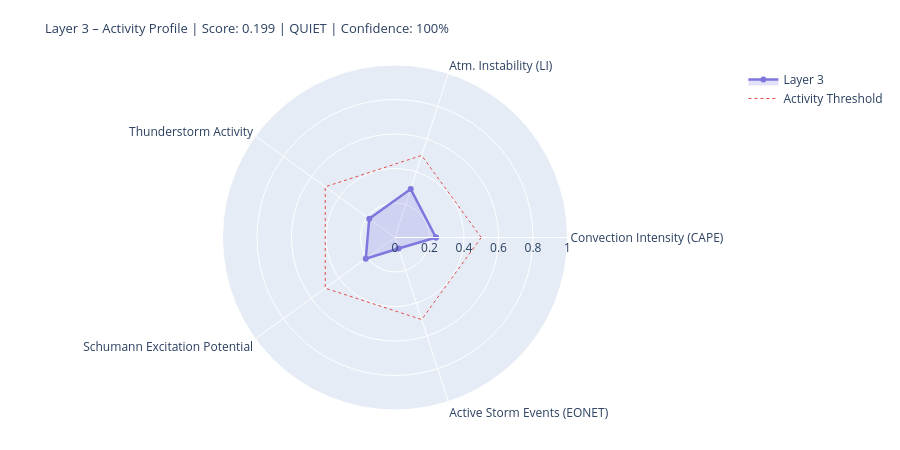

Notebook code for this chart:
### Markdown cell above
---
## 4. State Assessment & Handoff to Layer 4/5

### Code cell
# ============================================================
# LAYER-3-SCORE
# Five dynamic components
# ============================================================

def norm(v, lo, hi):
    if v is None or (isinstance(v, float) and math.isnan(v)): return None
    return round(max(0.0, min(1.0, (v - lo) / (hi - lo))), 4)

# --- 1) Convection intensity (global CAPE mean) ---
cape_mean = df_atm['cape'].dropna().mean() if not df_atm.empty else None
conv_score = norm(cape_mean, 0, 3000)
conv_src   = 'primary' if cape_mean is not None else 'missing'

# --- 2) Atmospheric instability (LI mean) ---
li_mean   = df_atm['li'].dropna().mean() if not df_atm.empty else None
# Negative LI = unstable → higher score
instab_score = norm(-li_mean if li_mean is not None else None, -6, 6)
instab_src   = 'primary' if li_mean is not None else 'missing'

# --- 3) Thunderstorm activity (mean thunder score + WMO count) ---
thunder_mean = df_atm['thunder_score'].mean() if not df_atm.empty else None
n_thunder    = int(df_atm['thunderstorm'].sum()) if not df_atm.empty else 0
thunder_score_val = norm(
    (thunder_mean or 0) * 0.7 + n_thunder * 0.1, 0, 1.0
) if thunder_mean is not None else None
thunder_src = 'primary'

# --- 4) Schumann excitation potential (weighted Schumann contribution) ---
schumann_pot = df_atm['schumann_contribution'].mean() if not df_atm.empty else None
# Boosted by Layer-2 thunderstorm trigger
if schumann_pot is not None and l2_thunder:
    schumann_pot = min(1.0, schumann_pot * 1.2)
schumann_score = norm(schumann_pot, 0, 1.0) if schumann_pot is not None else None
schumann_src   = 'derived'

# --- 5) Storm activity (NASA EONET) ---
# Distinction: None = data not loaded, 0.0 = loaded but no events
storm_score = None
storm_src   = 'missing'
if raw.get('storms') is not None:          # API reached successfully
    storm_score = norm(len(storm_events), 0, 30) if storm_events else 0.0
    storm_src   = 'primary'

# X-Ray and Kp: context only, not in dynamic score
# (X-Ray = Layer-0/4 driver; Kp = geomagnetic index, not a lightning proxy)
xray_context = None
if raw.get('xray'):
    df_xc = pd.DataFrame(raw['xray'])
    fc = next((c for c in df_xc.columns
               if any(k in c.lower() for k in ['flux','long']) and 'time' not in c.lower()),
              df_xc.columns[1])
    df_xc[fc] = pd.to_numeric(df_xc[fc], errors='coerce')
    xray_last = df_xc[fc].dropna().iloc[-1] if not df_xc[fc].dropna().empty else None
    if xray_last:
        xray_class = ('X' if xray_last>=1e-4 else 'M' if xray_last>=1e-5
                      else 'C' if xray_last>=1e-6 else 'B')
        xray_context = {'flux': float(xray_last), 'class': xray_class}
        print(f'X-Ray context: {xray_class}-class ({xray_last:.2e} W/m²)')

# --- Aggregate ---
COMPONENTS = {
    'Convection Intensity (CAPE)':  {'score': conv_score,       'source': conv_src,    'dynamic': True},
    'Atm. Instability (LI)':         {'score': instab_score,     'source': instab_src,  'dynamic': True},
    'Thunderstorm Activity':              {'score': thunder_score_val, 'source': thunder_src, 'dynamic': True},
    'Schumann Excitation Potential':   {'score': schumann_score,   'source': schumann_src,'dynamic': True},
    'Active Storm Events (EONET)': {'score': storm_score,      'source': storm_src,   'dynamic': True},
}

available   = {k: v['score'] for k, v in COMPONENTS.items() if v['score'] is not None}
unavailable = [k for k, v in COMPONENTS.items() if v['score'] is None]
layer3_score = round(sum(available.values()) / len(available), 4) if available else None
confidence   = round(len(available) / len(COMPONENTS), 2)
level = ('unknown' if layer3_score is None
         else 'quiet'   if layer3_score < 0.3
         else 'moderate' if layer3_score < 0.6
         else 'active')
dominant_l3 = max(available, key=available.get) if available else 'none'

# --- Ausgabe ---
W = 68
print('=' * W)
print('LAYER 3 – ATMOSPHERE / WEATHER / THUNDERSTORMS – STATE ASSESSMENT')
print('=' * W)
for name, comp in COMPONENTS.items():
    s = comp['score']
    if s is not None:
        bar = '█' * int(s * 20) + '░' * (20 - int(s * 20))
        print(f'  {name:<36} {bar}  {s:.3f}  [{comp["source"]}]')
    else:
        print(f'  {name:<36} {"─" * 20}  n/a   [missing]')
print('-' * W)
print(f'  Score:        {layer3_score:.3f}  ({len(available)}/{len(COMPONENTS)} components)')
print(f'  Confidence:   {confidence:.0%}')
print(f'  Level:        {level.upper()}')
print(f'  Dominant:     {dominant_l3}')
print(f'  CAPE mean:    {cape_mean:.0f} J/kg' if cape_mean else '  CAPE mean:    n/a')
print(f'  LI mean:      {li_mean:.1f} K' if li_mean is not None else '  LI mean:      n/a')
print(f'  Thunderstorms:{n_thunder} points (WMO)  +  {len(storm_events)} NASA EONET')
print('=' * W)

# Radar
cats   = list(available.keys())
vals_r = list(available.values())
if len(cats) >= 3:
    fig = go.Figure()
    fig.add_trace(go.Scatterpolar(
        r=vals_r + [vals_r[0]], theta=cats + [cats[0]],
        fill='toself', fillcolor='rgba(127,119,221,0.22)',
        line=dict(color='#7F77DD', width=2.5), name='Layer 3'
    ))
    fig.add_trace(go.Scatterpolar(
        r=[0.5] * (len(cats)+1), theta=cats + [cats[0]],
        line=dict(color='#E24B4A', dash='dot', width=1),
        mode='lines', name='Activity Threshold'
    ))
    fig.update_layout(
        title=dict(
            text=f'Layer 3 – Activity Profile | Score: {layer3_score:.3f} | {level.upper()} | Confidence: {confidence:.0%}',
            font=dict(size=13)
        ),
        polar=dict(radialaxis=dict(visible=True, range=[0, 1])),
        height=450, showlegend=True,
        margin=dict(l=60, r=60, t=65, b=40)
    )
    fig.show()

### Figure 1 — Plotly figure (JSON) as saved in the notebook; plotly's stock layout.template omitted (floating-point values rounded to 4 significant figures)
{"data": [{"fill": "toself", "fillcolor": "rgba(127,119,221,0.22)", "line": {"color": "#7F77DD", "width": 2.5}, "name": "Layer 3", "r": [0.2373, 0.295, 0.1847, 0.2094, 0.0667, 0.2373], "theta": ["Convection Intensity (CAPE)", "Atm. Instability (LI)", "Thunderstorm Activity", "Schumann Excitation Potential", "Active Storm Events (EONET)", "Convection Intensity (CAPE)"], "type": "scatterpolar"}, {"line": {"color": "#E24B4A", "dash": "dot", "width": 1}, "mode": "lines", "name": "Activity Threshold", "r": [0.5, 0.5, 0.5, 0.5, 0.5, 0.5], "theta": ["Convection Intensity (CAPE)", "Atm. Instability (LI)", "Thunderstorm Activity", "Schumann Excitation Potential", "Active Storm Events (EONET)", "Convection Intensity (CAPE)"], "type": "scatterpolar"}], "layout": {"height": 450, "margin": {"b": 40, "l": 60, "r": 60, "t": 65}, "polar": {"radialaxis": {"range": [0, 1], "visible": true}}, "showlegend": true, "title": {"font": {"size": 13}, "text": "Layer 3 – Activity Profile | Score: 0.199 | QUIET | Confidence: 100%"}}}
